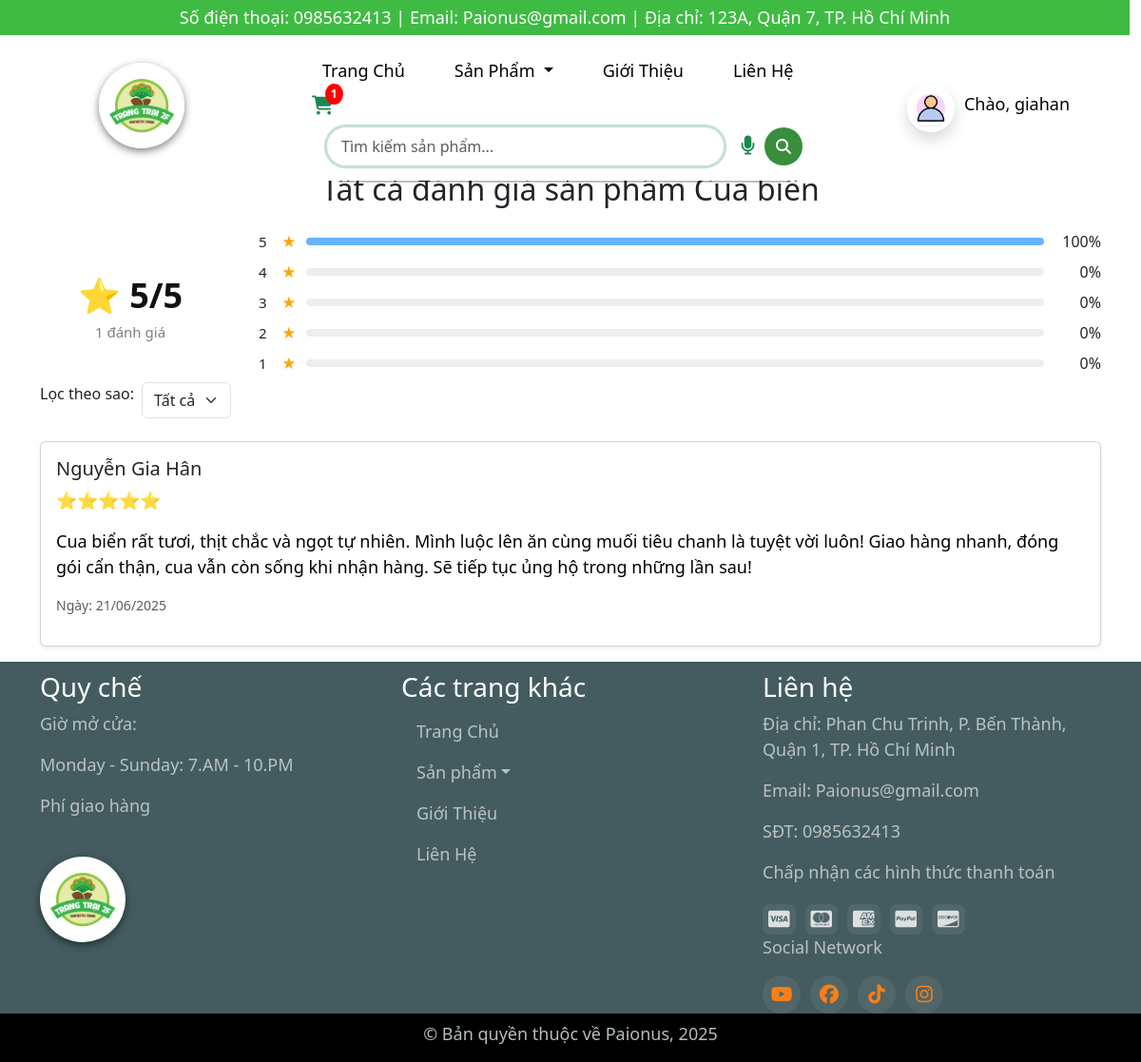
/index.php?act=all-danhgia&masp=16 (signed in), run on the app's committed database.
### tables this page shows
CREATE TABLE `san_pham` (
  `SP_MASP` int(11) NOT NULL,
  `SP_TENSP` varchar(30) NOT NULL,
  `SP_HINH` varchar(50) NOT NULL,
  `SP_SLTON` int(11) NOT NULL,
  `SP_MOTA` text NOT NULL,
  `SP_TRANGTHAI` varchar(30) NOT NULL,
  `SP_LUOTXEM` int(11) NOT NULL,
  `SP_PHATHANH` date NOT NULL,
  `DM_MADM` int(11) DEFAULT NULL,
  `SP_DONVI` varchar(15) DEFAULT NULL
);

CREATE TABLE `danhgia_sanpham` (
  `DGSP_ID` int(11) NOT NULL,
  `DH_MADH` int(11) NOT NULL,
  `SP_MASP` int(11) NOT NULL,
  `DGSP_NOIDUNG` mediumtext NOT NULL,
  `DGSP_SOSAO` int(11) NOT NULL,
  `DGSP_NGAYDANHGIA` datetime NOT NULL DEFAULT current_timestamp(),
  `DGSP_TRANGTHAI` varchar(15) DEFAULT NULL
);

CREATE TABLE `khach_hang` (
  `KH_ID` int(11) NOT NULL,
  `TK_ID` int(11) NOT NULL,
  `KH_HOTEN` varchar(30) NOT NULL,
  `KH_EMAIL` varchar(30) NOT NULL,
  `KH_SODIENTHOAI` varchar(15) NOT NULL,
  `KH_DIACHI` varchar(50) NOT NULL,
  `KH_NGAYDANGKY` datetime NOT NULL DEFAULT current_timestamp(),
  `KH_DIEMTICHLUY` float DEFAULT 0
);

### model/hoadon.php (called while the page is built, shortened)
<?php
function get_reviews_paginated($id, $start, $limit, $sao = '') {
    $conn = ketnoidb();
    $sql = "SELECT dgsp.*, tk.TK_TENDANGNHAP, kh.KH_HOTEN, sp.SP_TENSP
            FROM danhgia_sanpham dgsp
            JOIN don_hang dh ON dgsp.DH_MADH = dh.DH_MADH
            JOIN khach_hang kh ON kh.KH_ID = dh.KH_ID
            JOIN tai_khoan tk ON tk.TK_ID = kh.TK_ID
            JOIN san_pham sp ON sp.SP_MASP = dgsp.SP_MASP
            WHERE dgsp.SP_MASP = :id
              AND dgsp.DGSP_TRANGTHAI = 'Hiện'";
    $sql .= " ORDER BY dgsp.DGSP_NGAYDANHGIA DESC
              LIMIT :start, :limit";
    $stmt = $conn->prepare($sql);
    $stmt->bindValue(':id', $id, PDO::PARAM_INT);
    $stmt->bindValue(':start', (int)$start, PDO::PARAM_INT);
    $stmt->bindValue(':limit', (int)$limit, PDO::PARAM_INT);
    $stmt->execute();
    return $stmt->fetchAll(PDO::FETCH_ASSOC);
}
function get_rating_statistics($masp) {
    $conn = ketnoidb();
    $sql = "SELECT DGSP_SOSAO, COUNT(*) as total
            FROM danhgia_sanpham
            WHERE SP_MASP = :masp AND DGSP_TRANGTHAI = 'Hiện'
            GROUP BY DGSP_SOSAO";
    $stmt = $conn->prepare($sql);
    $stmt->execute([':masp' => $masp]);
    $stats = [];
    while ($row = $stmt->fetch(PDO::FETCH_ASSOC)) {
        $stats[$row['DGSP_SOSAO']] = $row['total'];
    }
    return $stats;
}
function get_avg_rating($masp) {
    $conn = ketnoidb();
    $sql = "SELECT AVG(DGSP_SOSAO) as avg_star, COUNT(*) as total
            FROM danhgia_sanpham
            WHERE SP_MASP = :masp AND DGSP_TRANGTHAI = 'Hiện'";
    $stmt = $conn->prepare($sql);
    $stmt->execute([':masp' => $masp]);
    return $stmt->fetch(PDO::FETCH_ASSOC);
}
function get_tensp($masp){
    $conn = ketnoidb();
    $sql = "SELECT SP_TENSP
            FROM san_pham
            WHERE SP_MASP = :masp";
    $stmt = $conn->prepare($sql);
    $stmt->execute([':masp' => $masp]);
    return $stmt->fetchColumn();
}
?>

### view/all-danhgia.php (the view, shortened to what this page needs)
<!DOCTYPE html>
<html lang="en">
<head>
</head>
<body>
    <main>
         <div class="container">
        <h2 class="mb-4 text-center">Tất cả đánh giá sản phẩm <?php echo $tensp?></h2>
        <?php
        $total_reviews = $avg_data['total'];
        $avg_star = round($avg_data['avg_star'], 1);
        ?>
        <div style="display: flex; align-items: center; gap: 40px; margin-top: 20px;">
            <div style="min-width: 190px; text-align: center;">
                <div style="font-size: 36px; font-weight: bold; color: #111;">
                    ⭐ <?= $avg_star ?>/5
                </div>
                <div style="color: gray; font-size: 15px;">
                    <?= number_format($total_reviews) ?> đánh giá
                </div>
            </div>
            <div style="flex: 1;">
                <?php for ($i = 5; $i >= 1; $i--):
                    $count = $stats[$i] ?? 0;
                    $percent = ($total_reviews > 0) ? round(($count / $total_reviews) * 100, 1) : 0;
                ?>
                <div style="display: flex; align-items: center; margin-bottom: 8px;">
                    <span style="width: 20px; font-size: 15px;"><?= $i ?></span>
                    <span style="color: orange; font-size: 15px; margin-left: 4px;">★</span>
                    <div style="flex: 1; background-color: #eee; border-radius: 10px; margin: 0 10px; height: 8px;">
                        <div style="width: <?= $percent ?>%; background-color: #66b3ff; height: 100%; border-radius: 10px;"></div>
                    </div>
                    <span style="width: 50px; text-align: right;"><?= $percent ?>%</span>
                </div>
                <?php endfor; ?>
            </div>
        </div>
        <form method="get" class="mb-4 d-flex justify-content-left">
            <label class="me-2">Lọc theo sao:</label>
            <select name="sao" onchange="this.form.submit()" class="form-select w-auto">
                <option value="">Tất cả</option>
            </select>
        </form>
        <?php if (!empty($reviews)): ?>
            <?php foreach ($reviews as $rv): ?>
                <div class="card mb-3 shadow-sm">
                    <div class="card-body">
                        <h5 class="card-title"><?= htmlspecialchars($rv['KH_HOTEN']) ?></h5>
                        <p class="card-text"><?= str_repeat('⭐', $rv['DGSP_SOSAO']) ?></p>
                        <p class="card-text" style="color: black;"><?= nl2br(htmlspecialchars($rv['DGSP_NOIDUNG'])) ?></p>
                        <p class="text-muted small">Ngày: <?= date('d/m/Y', strtotime($rv['DGSP_NGAYDANHGIA'])) ?></p>
                    </div>
                </div>
            <?php endforeach; ?>
        <?php else: ?>
            <p class="text-center text-muted">Hiện tại chưa có đánh giá.</p>
        <?php endif; ?>
    </div>
    </main>
</body>
</html>

### view/header.php (style rules this page uses)
* { margin: 0; padding: 0; box-sizing: border-box; }
html, body { height: 100%; margin: 0; min-height: 100vh; overflow-y: auto; overflow-x: hidden; }

### view/all-danhgia.php (style rules this page uses)
main { margin-top: 180px; }

### view/footer.php (style rules this page uses)
p { color: #c3cbc8ed; font-size: 18px; }

### data on the page
san_pham: SP_TENSP "Cua biển"
danhgia_sanpham: khach_hang.KH_HOTEN "Nguyễn Gia Hân", DGSP_SOSAO "⭐⭐⭐⭐⭐", DGSP_NOIDUNG "Cua biển rất tươi, thịt chắc và ngọt tự nhiên. Mình luộc lên ăn cùng muối tiêu chanh là tuyệt vời luôn! Giao hàng nhanh, đóng gói cẩn thận, cua vẫn còn sống khi nhận hàng. Sẽ tiếp tục ủng hộ trong những lần sau!", DGSP_NGAYDANHGIA "21/06/2025"

### other printed values
$_SESSION['slsp'] "1"
$_SESSION['username'] "giahan"
$avg_star "5"
$total_reviews "1"
$percent "100"
$percent "0"
